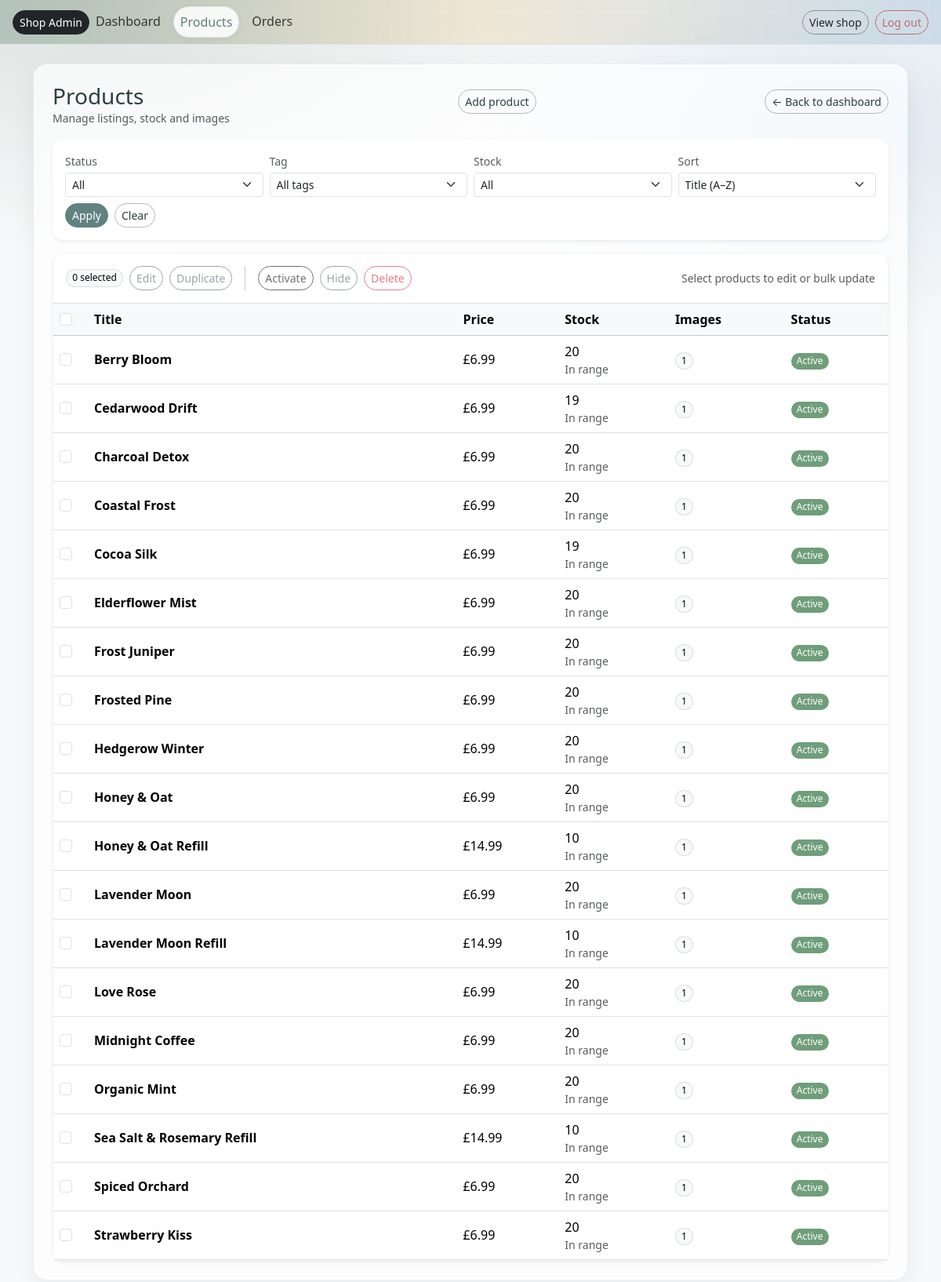
The page /owner/products/ (signed in) on the database its author committed.
### catalog/models.py (models this page shows, shortened)
class Product(models.Model):
    title = models.CharField(max_length=160)
    slug = models.SlugField(max_length=180, unique=True, blank=True)
    description = models.TextField(blank=True)
    scent = models.CharField(max_length=50, help_text="e.g. Lavender, Citrus")
    weight_g = models.PositiveIntegerField(help_text="Net weight in grams")
    price = models.DecimalField(max_digits=6, decimal_places=2)
    stock_qty = models.PositiveIntegerField(default=0)
    active = models.BooleanField(default=True)
    created_at = models.DateTimeField(auto_now_add=True)
    tags = models.CharField(
        max_length=250,
        blank=True,
        help_text="Comma-separated tags, e.g. winter, woody, refillable"
    )
    class Meta:
        ordering = ["title"]

### owner/views.py (the view)
# urls.py: path("products/", views.products, name="owner_products"),
@login_required
def products(request):
    active_status = request.GET.get("status", "").strip().lower()  # "" | "active" | "hidden"
    active_tag = request.GET.get("tag", "").strip().lower()        # e.g. "winter"
    active_stock = request.GET.get("stock", "").strip().lower()    # "" | "in" | "low" | "out"
    active_sort = request.GET.get("sort", "title").strip().lower() # "title" default
    low_threshold = getattr(settings, "LOW_STOCK_THRESHOLD", 5)
    qs = Product.objects.all()
    if active_status == "active":
        qs = qs.filter(active=True)
    elif active_status == "hidden":
        qs = qs.filter(active=False)
    if active_tag:
        qs = qs.filter(tags__icontains=active_tag)
    if active_stock == "out":
        qs = qs.filter(stock_qty=0)
    elif active_stock == "low":
        qs = qs.filter(stock_qty__gt=0, stock_qty__lte=low_threshold)
    elif active_stock == "in":
        qs = qs.filter(stock_qty__gt=low_threshold)
    sort_map = {
        "title": ["title"],
        "newest": ["-created_at", "title"],
        "price_asc": ["price", "title"],
        "price_desc": ["-price", "title"],
        "stock_asc": ["stock_qty", "title"],
        "stock_desc": ["-stock_qty", "title"],
    }
    if active_sort not in sort_map:
        active_sort = "title"
    qs = qs.order_by(*sort_map[active_sort])
    qs = qs.annotate(image_count=Count("images", distinct=True))
    raw_tags = Product.objects.exclude(tags="").values_list("tags", flat=True)
    tag_options = sorted({
        t.strip().lower()
        for row in raw_tags
        for t in row.split(",")
        if t.strip()
    })
    return render(request, "owner/products.html", {
        "products": qs,
        "LOW_STOCK_THRESHOLD": low_threshold,
        "active_status": active_status,
        "active_tag": active_tag,
        "active_stock": active_stock,
        "active_sort": active_sort,
        "tag_options": tag_options,
        "debug_qs": request.GET.urlencode(),
    })

### cart/context_processors.py (called while the page is built)
def cart_count(request):
    cart = get_or_create_cart(request)
    try:
        count = sum(i.qty for i in cart.items.all())
    except Exception:
        count = 0
    return {"cart_count": count}

### cart/utils.py (called while the page is built)
def get_or_create_cart(request):
    if not request.session.session_key:
        request.session.create()
    request.session.set_expiry(60 * 60 * 24 * 14)
    session_key = request.session.session_key
    if request.user.is_authenticated:
        cart, _ = Cart.objects.get_or_create(
            user=request.user,
            defaults={"session_key": session_key},
        )
    else:
        cart, _ = Cart.objects.get_or_create(
            user=None,
            session_key=session_key,
        )
    return cart

### owner/templates/owner/products.html (shortened to what this page needs)
{% extends "owner/base_owner.html" %}
{% block content %}
<div class="d-flex justify-content-between align-items-center mb-3">
  <div>
    <h1 class="h3 mb-0">Products</h1>
    <div class="text-muted small">Manage listings, stock and images</div>
  </div>
  <a class="btn btn-sm btn-outline-secondary mb-2" href="{% url 'owner:owner_product_create' %}">
    Add product
  </a>
  <a href="{% url 'owner:owner_dashboard' %}"
    class="btn btn-sm btn-outline-secondary mb-2">
    ← Back to dashboard
  </a>
</div>
<form method="get" class="card shadow-sm border-0 p-3 mb-3">
  <div class="row g-2 align-items-end">
    <div class="col-12 col-md-3">
      <label class="form-label small text-muted mb-1">Status</label>
      <select name="status" class="form-select form-select-sm">
        <option value="" {% if not active_status %}selected{% endif %}>All</option>
      </select>
    </div>
    <div class="col-12 col-md-3">
      <label class="form-label small text-muted mb-1">Tag</label>
      <select name="tag" class="form-select form-select-sm">
        <option value="" {% if not active_tag %}selected{% endif %}>All tags</option>
      </select>
    </div>
    <div class="col-12 col-md-3">
      <label class="form-label small text-muted mb-1">Stock</label>
      <select name="stock" class="form-select form-select-sm">
        <option value="" {% if not active_stock %}selected{% endif %}>All</option>
      </select>
    </div>
    <div class="col-12 col-md-3">
      <label class="form-label small text-muted mb-1">Sort</label>
      <select name="sort" class="form-select form-select-sm">
        <option value="title" {% if active_sort == "title" %}selected{% endif %}>Title (A–Z)</option>
      </select>
    </div>
    <div class="col-12 d-flex gap-2 mt-2">
      <button class="btn btn-primary btn-sm" type="submit">Apply</button>
      <a class="btn btn-outline-secondary btn-sm" href="{% url 'owner:owner_products' %}">Clear</a>
    </div>
  </div>
</form>
<form method="post" action="{% url 'owner:owner_products_bulk' %}" id="bulkForm">
  <div class="card shadow-sm">
    <div class="d-flex flex-wrap gap-2 justify-content-between align-items-center p-3 border-bottom">
      <div class="d-flex flex-wrap align-items-center gap-2">
        <span class="badge text-bg-light border" id="selectedCount">0 selected</span>
        <a href="#"
           class="btn btn-sm btn-outline-secondary disabled"
           id="bulkEditBtn"
           aria-disabled="true">
          Edit
        </a>
        <a href="#"
           class="btn btn-sm btn-outline-secondary disabled"
           id="bulkDuplicateBtn"
           aria-disabled="true">
          Duplicate
        </a>
        <button type="submit"
                name="action"
                value="activate"
                class="btn btn-sm btn-mm-outline"
                disabled
                data-bulk-multi>
          Activate
        </button>
        <button type="submit"
                name="action"
                value="hide"
                class="btn btn-sm btn-outline-secondary"
                disabled
                data-bulk-multi>
          Hide
        </button>
        <button type="button"
                class="btn btn-sm btn-outline-danger"
                disabled
                data-bulk-multi
                data-bs-toggle="modal"
                data-bs-target="#bulkDeleteModal">
          Delete
        </button>
      </div>
      <div class="small text-muted">
        Select products to edit or bulk update
      </div>
    </div>
    <div class="table-responsive">
      <table class="table align-middle mb-0">
        <thead class="table-light">
          <tr>
            <th style="width:44px;">
              <input class="form-check-input" type="checkbox" id="selectAll" aria-label="Select all">
            </th>
            <th>Title</th>
            <th class="d-none d-md-table-cell"></th>
            <th>Price</th>
            <th>Stock</th>
            <th class="d-none d-md-table-cell">Images</th>
            <th>Status</th>
          </tr>
        </thead>
        <tbody>
          {% for p in products %}
            <tr>
              <td>
                <input class="form-check-input product-check"
                      type="checkbox"
                      name="product_ids"
                      value="{{ p.pk }}"
                      data-edit-url="{% url 'owner:owner_product_edit' p.pk %}"
                      data-dup-url="{% url 'owner:owner_product_duplicate' p.pk %}"
                      aria-label="Select {{ p.title }}">
              </td>
              <td class="fw-semibold">
                {{ p.title }}
              </td>
              <td class="d-none d-md-table-cell">{{ p.product_type }}</td>
              <td>£{{ p.price }}</td>
              <td>
                <span class="{% if p.stock_qty <= LOW_STOCK_THRESHOLD %}fw-semibold{% endif %}">
                  {{ p.stock_qty }}
                </span>
                <div class="text-muted small">
                  {% if p.stock_qty <= LOW_STOCK_THRESHOLD %}Restock soon{% else %}In range{% endif %}
                </div>
              </td>
              <td class="d-none d-md-table-cell">
                <span class="badge text-bg-light border">{{ p.image_count }}</span>
              </td>
              <td>
                {% if p.active %}
                  <span class="badge text-bg-success">Active</span>
                {% else %}
                  <span class="badge text-bg-secondary">Hidden</span>
                {% endif %}
              </td>
            </tr>
          {% empty %}
            <tr>
              <td colspan="7" class="text-muted py-4 text-center">
                No products yet — create your first one.
              </td>
            </tr>
          {% endfor %}
        </tbody>
      </table>
    </div>
  </div>
</form>
{% endblock %}

### static/css/base-admin.css (style rules this page uses)
:root { --bb-primary: #5f7f6b; --bb-secondary: #8f8a83; --bb-success: #6f9e7a; --bb-warning: #e3b35a; --bb-danger: #c46a6a; --bb-info: #7aa6c9; --bb-bg-soft: rgba(255, 255, 255, .85); --bb-border-soft: rgba(0, 0, 0, .08); --bb-shadow-soft: 0 12px 30px rgba(0, 0, 0, .06); }
body.bb-admin { background: radial-gradient(1200px 600px at 10% 0%, rgba(95, 127, 107, .18), transparent 55%), radial-gradient(900px 500px at 90% 10%, rgba(122, 166, 201, .20), transparent 55%), #f8f9fa; }
.btn-mm-outline { border-color: var(--bb-primary); color: var(--bb-primary); background: transparent; }
.btn-outline-secondary { background: var(--aa-primary); border-color: var(--aa-primary); color: #fff; }
.btn-outline-danger { border-color: var(--bb-danger); color: var(--bb-danger); }
.btn-primary { background: var(--bb-primary); border-color: var(--bb-primary); }
.badge { border-radius: 999px; font-weight: 500; padding: .35em .6em; }
.text-bg-success { background-color: var(--bb-success) !important; }
.text-bg-light.border { border-color: rgba(0, 0, 0, .10) !important; }

### static/css/base-user.css (style rules this page uses)
:root { --bb-btn-radius: 20px; --bb-primary: #618280; --bb-primary-dark: #29403e; --bb-cream: #f6f4f0; --bb-text: #333333; --bb-radius-pill: 999px; --bb-focus: rgba(97, 130, 128, 0.35); --bb-nav-bg: #6D8675; --bb-nav-text: #f6f4f0; --bb-nav-border: rgba(246, 244, 240, 0.18); --bb-nav-gap: 0.75rem; --bb-nav-height: 64px; --bb-nav-height-sm: 56px; --bb-logo-max: 90px; --bb-logo-max-sm: 90px; --bb-hit: 44px; --bb-radius: 12px; --bb-ink: #29403e; --bb-r-lg: 28px; --bb-r-md: 24px; --bb-r-sm: 20px; --bb-gap-lg: 28px; --bb-gap-md: 18px; --bb-gap-sm: 16px; --bb-glass-bg: rgba(255,255,255,0.28); --bb-glass-bg-dark: rgba(151,146,146,0.62); --bb-glass-blur: 10px; --bb-shadow: 0 20px 40px rgba(0,0,0,0.18); }
body { background-color: var(--bb-cream); color: var(--bb-text); font-family: system-ui, -apple-system, BlinkMacSystemFont, "Segoe UI", sans-serif; }
h1, .h1, h2, .h2, h3, .h3 { color: var(--bb-primary-dark); }
a { color: var(--bb-primary-dark); }
.btn { border-radius: var(--bb-btn-radius); }
.btn-primary { background-color: var(--bb-primary); border-color: var(--bb-primary); color: #fff; }
.btn-outline-secondary { color: var(--bb-primary-dark); border-color: rgba(41, 64, 62, 0.35); }
.card { border-radius: 0.85rem; border-color: var(--bb-cream); }

### rows shown on the page
Product: title "Berry Bloom", price "6.99", stock_qty "20", shows "In range", image_count "1", active "Active"
Product: title "Cedarwood Drift", price "6.99", stock_qty "19", shows "In range", image_count "1", active "Active"
Product: title "Charcoal Detox", price "6.99", stock_qty "20", shows "In range", image_count "1", active "Active"
Product: title "Coastal Frost", price "6.99", stock_qty "20", shows "In range", image_count "1", active "Active"
Product: title "Cocoa Silk", price "6.99", stock_qty "19", shows "In range", image_count "1", active "Active"
Product: title "Elderflower Mist", price "6.99", stock_qty "20", shows "In range", image_count "1", active "Active"
Product: title "Frost Juniper", price "6.99", stock_qty "20", shows "In range", image_count "1", active "Active"
Product: title "Frosted Pine", price "6.99", stock_qty "20", shows "In range", image_count "1", active "Active"
Product: title "Hedgerow Winter", price "6.99", stock_qty "20", shows "In range", image_count "1", active "Active"
Product: title "Honey & Oat", price "6.99", stock_qty "20", shows "In range", image_count "1", active "Active"
Product: title "Honey & Oat Refill", price "14.99", stock_qty "10", shows "In range", image_count "1", active "Active"
Product: title "Lavender Moon", price "6.99", stock_qty "20", shows "In range", image_count "1", active "Active"
Product: title "Lavender Moon Refill", price "14.99", stock_qty "10", shows "In range", image_count "1", active "Active"
Product: title "Love Rose", price "6.99", stock_qty "20", shows "In range", image_count "1", active "Active"
Product: title "Midnight Coffee", price "6.99", stock_qty "20", shows "In range", image_count "1", active "Active"
Product: title "Organic Mint", price "6.99", stock_qty "20", shows "In range", image_count "1", active "Active"
Product: title "Sea Salt & Rosemary Refill", price "14.99", stock_qty "10", shows "In range", image_count "1", active "Active"
Product: title "Spiced Orchard", price "6.99", stock_qty "20", shows "In range", image_count "1", active "Active"
Product: title "Strawberry Kiss", price "6.99", stock_qty "20", shows "In range", image_count "1", active "Active"
